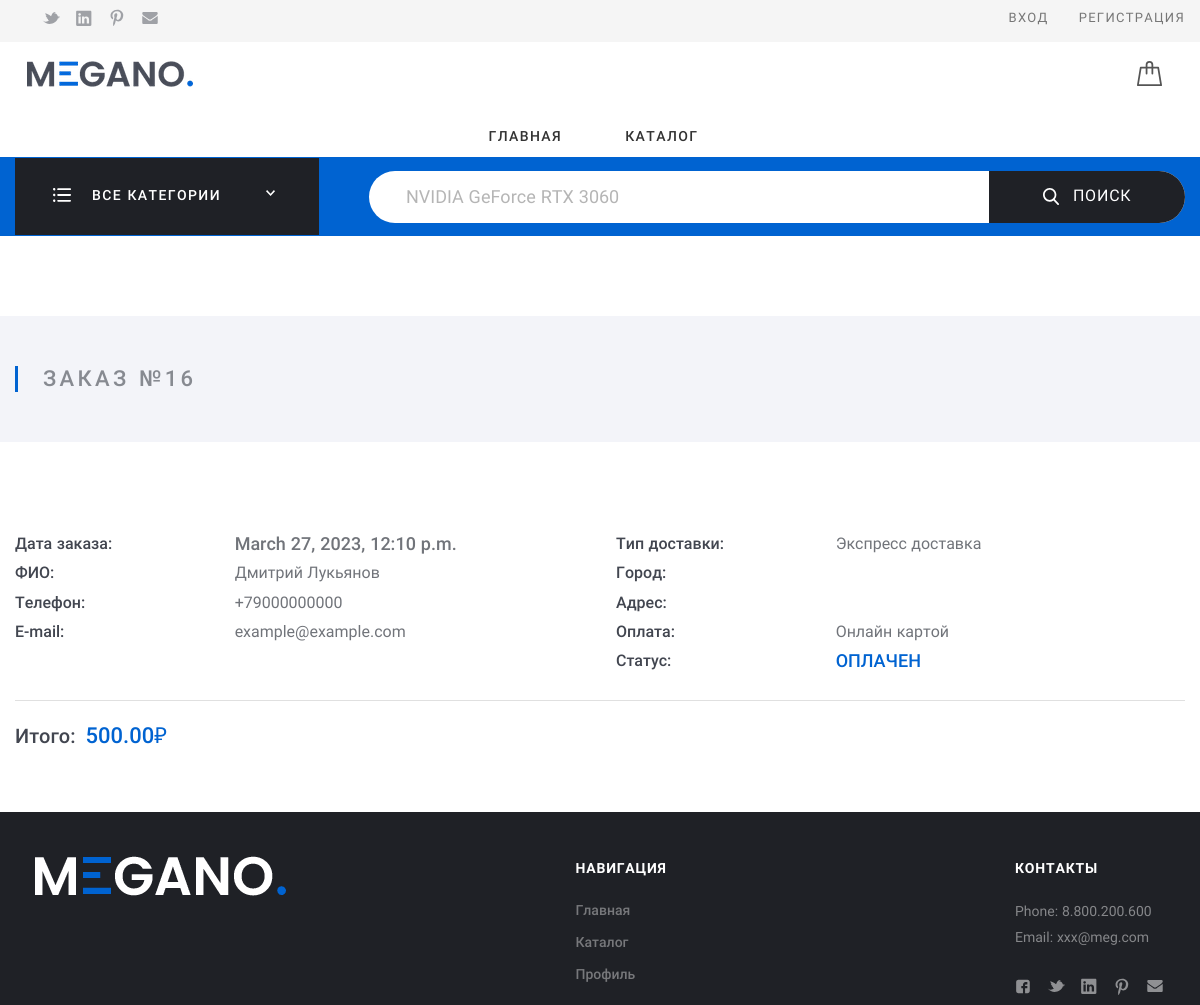
The page /order/16/ on the database its author committed.
### cart/models.py (models this page shows, shortened)
class Orders(models.Model):
    user = models.ForeignKey(User, on_delete=models.CASCADE)
    delivery = models.ForeignKey(Delivery, on_delete=models.CASCADE)
    city = models.CharField(max_length=100)
    address = models.CharField(max_length=250)
    payment_method = models.PositiveIntegerField(default=1)
    created = models.DateTimeField(auto_now_add=True)
    paid = models.BooleanField(default=False)
    class Meta:
        ordering = ('-created',)
        verbose_name = 'Заказ'
        verbose_name_plural = 'Заказы'
    def get_total_cost(self):
        amount = sum(item.get_cost() for item in self.items.all())
        shipping = self.delivery.cost if not self.delivery.free_shipping or amount < self.delivery.free_shipping_amount else 0
        return amount + shipping

class Delivery(models.Model):
    name = models.CharField(max_length=100)
    cost = models.DecimalField(max_digits=10, decimal_places=2)
    free_shipping = models.BooleanField(default=False)
    free_shipping_amount = models.DecimalField(max_digits=10, decimal_places=2, default=0)
    class Meta:
        ordering = ('name',)
        verbose_name = 'Доставка'
        verbose_name_plural = 'Доставка'

### shop/models.py (models this page shows, shortened)
class Profile(models.Model):
    user = models.OneToOneField(User, on_delete=models.CASCADE)
    image = models.ImageField(upload_to='profile_pics', blank=True)
    phone = models.CharField(max_length=200, db_index=True, default='+79000000000')
    email = models.CharField(max_length=200, db_index=True, default='example@example.com')

### shop/views.py (the view)
# urls.py: url('order', views.order, name='order'),
def order(request, order_id):
    order = Orders.objects.get(id=order_id)
    orderitems = OrderItems.objects.filter(order_id=order)
    return render(request, 'shop/oneorder.html', {'order': order, 'orderitems': orderitems})

### shop/templates/shop/oneorder.html (shortened to what this page needs)
{% extends "shop/base.html" %}
{% load static %}
{% block content %}
<div class="Middle Middle_top">
    <div class="Middle-top">
        <div class="wrap">
            <div class="Middle-header">
                <h1 class="Middle-title">Заказ №{{order.id}}
                </h1>
            </div>
        </div>
    </div>
    <div class="Section">
        <div class="wrap">
            <div class="Section-content">
                <div class="Order">
                    <div class="Order-infoBlock">
                        <div class="Order-personal">
                            <div class="row">
                                <div class="row-block">
                                    <div class="Order-info Order-info_date">
                                        <div class="Order-infoType">Дата заказа:
                                        </div>
                                        <div class="Order-infoContent">{{order.created}}
                                        </div>
                                    </div>
                                    <div class="Order-info">
                                        <div class="Order-infoType">ФИО:
                                        </div>
                                        <div class="Order-infoContent">{{order.user.first_name}} {{order.user.last_name}}
                                        </div>
                                    </div>
                                    <div class="Order-info">
                                        <div class="Order-infoType">Телефон:
                                        </div>
                                        <div class="Order-infoContent">{{order.user.profile.phone}}
                                        </div>
                                    </div>
                                    <div class="Order-info">
                                        <div class="Order-infoType">E-mail:
                                        </div>
                                        <div class="Order-infoContent">{{order.user.profile.email}}
                                        </div>
                                    </div>
                                </div>
                                <div class="row-block">
                                    <div class="Order-info Order-info_delivery">
                                        <div class="Order-infoType">Тип доставки:
                                        </div>
                                        <div class="Order-infoContent">
                                            {% if order.delivery.name == 'express' %}
                                                Экспресс доставка
                                            {%else%}
                                                Обычная доставка
                                            {%endif%}
                                        </div>
                                    </div>
                                    <div class="Order-info">
                                        <div class="Order-infoType">Город:
                                        </div>
                                        <div class="Order-infoContent">{{order.city}}
                                        </div>
                                    </div>
                                    <div class="Order-info">
                                        <div class="Order-infoType">Адрес:
                                        </div>
                                        <div class="Order-infoContent">{{order.address}}
                                        </div>
                                    </div>
                                    <div class="Order-info Order-info_pay">
                                        <div class="Order-infoType">Оплата:
                                        </div>
                                        <div class="Order-infoContent">{% if order.payment_method == 1 %}
                                            Онлайн картой
                                            {% else %}
                                            Онлайн со случайного чужого счета
                                            {% endif %}
                                        </div>
                                    </div>
                                    <div class="Order-info Order-info_status">
                                        <div class="Order-infoType">Статус:
                                        </div>
                                        <div class="Order-infoContent">
                                            {% if order.paid == 1 %}
                                                ОПЛАЧЕН
                                            {% elif order.paid == 2 %}
                                                ОШИБКА ОПЛАТЫ
                                            {% else %}
                                                НЕ ОПЛАЧЕН
                                            {% endif %}
                                        </div>
                                    </div>
                                </div>
                            </div>
                        </div>
                        <div class="Cart Cart_order">
                            <div class="Cart-total">
                                <div class="Cart-block Cart-block_total">
                                    <strong class="Cart-title">Итого:<span class="Cart-price">{{order.get_total_cost}}₽</span>
                                    </strong>
                                </div>
                                </div>
                            </div>
                        </div>
                    </div>
                </div>
            </div>
        </div>
    </div>
</div>
{% endblock %}

### shop/static/assets/css/basic.css (style rules this page uses)
body { margin: 0; }
b, strong { font-weight: inherit; }
b, strong { font-weight: bolder; }
h1 { font-size: 2em; margin: 0.67em 0; }
.row { width: 100%; display: flex; justify-content: space-between; flex: 0 0 100%; }
.row:before, .row:after { content: ""; display: table; }
.row:after { clear: both; }
.row-block { display: block; flex-grow: 0; width: 100%; }
.row-block + .row-block { margin-left: 2rem; }
body { min-height: 100%; font-size: 16px; color: #424650; line-height: 1.3em; text-align: left; position: relative; min-width: 320px; background: #fff; display: flex; flex-direction: column; }
* { box-sizing: border-box; }
h1, h2, h3 { text-align: left; font-weight: bold; margin-bottom: 20px; line-height: 1.3em; }
h1:first-child, h2:first-child, h3:first-child { margin-top: 0; }
h1 { margin-bottom: 40px; margin-top: 20px; }
.wrap { padding: 0 15px; max-width: 1630px; min-width: 320px; width: 100%; box-sizing: border-box; margin: 0 auto; position: relative; }

### rows shown on the page
Orders: id "16", created "March 27, 2023, 12:10 p.m.", user.first_name "Дмитрий", user.last_name "Лукьянов", user.profile.phone "+79000000000", user.profile.email "example@example.com", get_total_cost "500.00"
